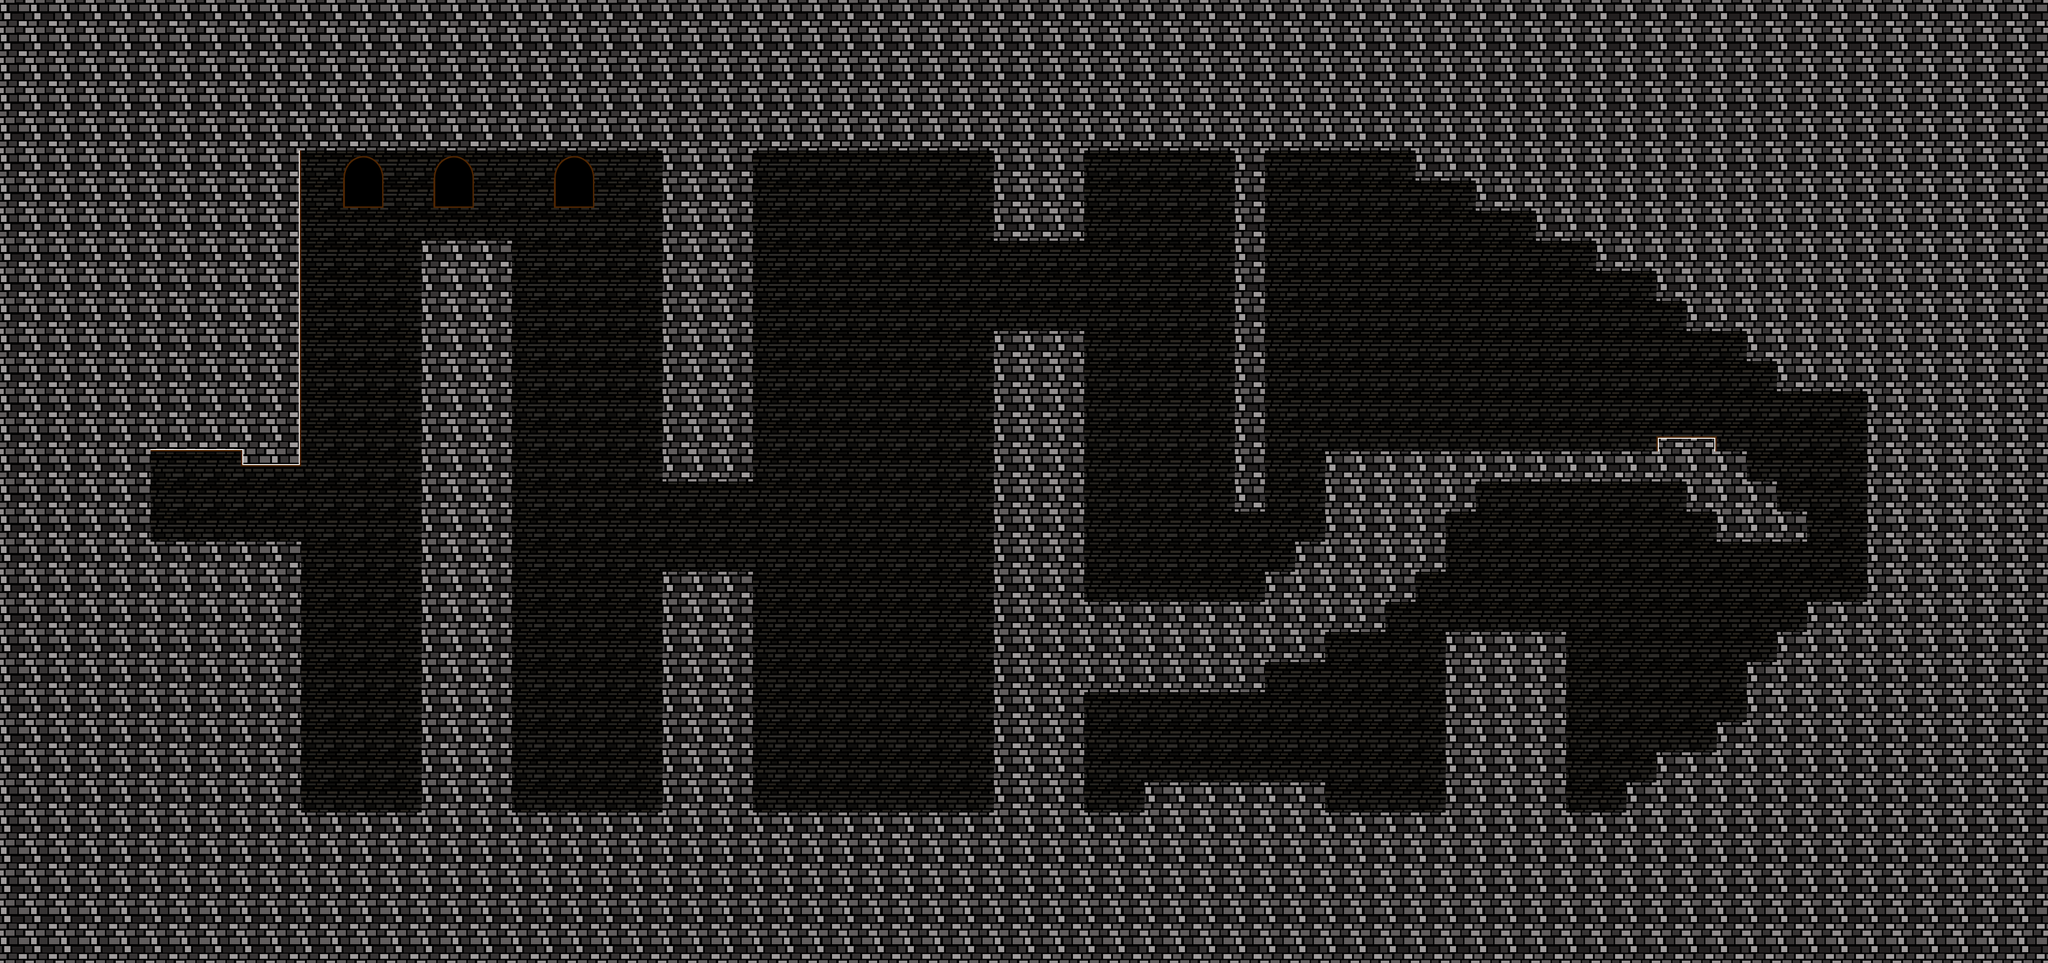

Rendered tile map (Tiled .tmx) drawn with the repository's tilesets; below, a short description and the map source with its tile grids summarised:
An orthogonal 68x32 tile map with 64x64 px tiles, 3 tile layers (fundo, tiles, visual) and 96 objects (13x Spike, 13x Fire Trap, 9x Bear Trap, Player Spawn, Level Info, ...).

<map version="1.0" orientation="orthogonal" width="68" height="32" tilewidth="64" tileheight="64">
 <tileset firstgid="1" name="brick_tiles" tilewidth="64" tileheight="64">
  <image source="../tilesets/brick_tiles.png" width="576" height="512" />
 </tileset>
 <layer name="fundo" width="68" height="32">
  <properties>
   <property name="nocollides" value="true" />
   <property name="tileset" value="brick_tiles" />
  </properties>
  <data>[2176 cells, 2048 non-empty, 5 distinct tile ids]</data>
 </layer>
 <layer name="tiles" width="68" height="32">
  <properties>
   <property name="tileset" value="brick_tiles" />
  </properties>
  <data>[2176 cells, 1396 non-empty, 6 distinct tile ids]</data>
 </layer>
 <objectgroup color="#ff007f" name="playerSpawn" width="68" height="32">
  <object name="Player Spawn" x="384" y="1024" width="128" height="128">
   <properties>
    <property name="type" value="Rogue" />
   </properties>
  </object>
 </objectgroup>
 <objectgroup color="#ffffff" name="floor" width="68" height="32">
  <object x="491" y="1150" height="1" />
  <object x="878" y="505" width="224" height="16" />
  <object x="1393" y="1212" width="223" height="15" />
  <object x="2088" y="700" width="232" height="16" />
  <object x="321" y="1145" width="326" height="15" />
  <object x="2297" y="1267" width="391" height="20" />
  <object x="2688" y="1207" width="68" height="13" />
  <object x="2749" y="1147" width="68" height="9" />
  <object x="2812" y="951" width="714" height="17" />
  <object x="3522" y="921" width="122" height="15" />
  <object x="3648" y="953" width="67" height="12" />
  <object x="3710" y="1014" width="70" height="14" />
  <object x="3775" y="1083" width="64" height="10" />
  <object x="3838" y="1271" width="128" height="15" />
  <object x="3773" y="1340" width="70" height="9" />
  <object x="3710" y="1402" width="67" height="12" />
  <object x="3648" y="1528" width="64" height="16" />
  <object x="3520" y="1592" width="127" height="21" />
  <object x="3457" y="1652" width="60" height="16" />
  <object x="3327" y="1715" width="127" height="20" />
  <object x="3073" y="1331" width="256" height="21" />
  <object x="2813" y="1717" width="260" height="24" />
  <object x="2428" y="1655" width="385" height="21" />
  <object x="2301" y="1716" width="131" height="20" />
 </objectgroup>
 <objectgroup color="#aaf1ff" name="wallGrip" width="68" height="32">
  <object x="629" y="321" width="16" height="644" />
  <object x="889" y="515" width="19" height="1204" />
  <object x="628" y="1169" width="19" height="556" />
  <object x="1075" y="516" width="21" height="1203" />
  <object x="1401" y="319" width="20" height="700" />
  <object x="1401" y="1222" width="21" height="505" />
  <object x="1589" y="1218" width="20" height="520" />
  <object x="1590" y="322" width="20" height="701" />
  <object x="2096" y="327" width="19" height="187" />
  <object x="2096" y="714" width="20" height="829" />
  <object x="2288" y="329" width="15" height="189" />
  <object x="2289" y="713" width="20" height="923" />
  <object x="2615" y="321" width="13" height="764" />
  <object x="2808" y="958" width="14" height="71" />
  <object x="2675" y="319" width="19" height="772" />
  <object x="3313" y="1343" width="23" height="283" />
  <object x="3063" y="1332" width="21" height="292" />
  <object x="3065" y="1091" width="15" height="128" />
 </objectgroup>
 <objectgroup color="#fffad4" name="spikeTraps" width="68" height="32">
  <object name="Spike" x="832" y="960" width="64" height="64">
   <properties>
    <property name="angle" value="-90" />
   </properties>
  </object>
  <object name="Spike" x="1344" y="960" width="64" height="64">
   <properties>
    <property name="angle" value="-90" />
   </properties>
  </object>
  <object name="Spike" x="1088" y="960" width="64" height="64">
   <properties>
    <property name="angle" value="90" />
   </properties>
  </object>
  <object name="Spike" x="640" y="1664" width="64" height="64" />
  <object x="704" y="1664" width="64" height="64" />
  <object x="768" y="1664" width="64" height="64" />
  <object x="832" y="1664" width="64" height="64" />
  <object name="Spike" x="1089" y="1662" width="64" height="64" />
  <object x="1217" y="1662" width="64" height="64" />
  <object x="1153" y="1662" width="64" height="64" />
  <object x="1281" y="1662" width="64" height="64" />
  <object x="1346" y="1662" width="64" height="64" />
  <object x="1862" y="1664" width="64" height="64" />
  <object name="Spike" x="1605" y="1664" width="64" height="64" />
  <object x="1797" y="1664" width="64" height="64" />
  <object x="1669" y="1664" width="64" height="64" />
  <object x="1733" y="1664" width="64" height="64" />
  <object name="Spike" x="1927" y="1664" width="64" height="64" />
  <object x="1991" y="1664" width="64" height="64" />
  <object x="2055" y="1664" width="64" height="64" />
  <object name="Spike" x="3008" y="1664" width="64" height="64" />
  <object name="Spike" x="2944" y="1664" width="64" height="64" />
  <object name="Spike" x="2816" y="1664" width="64" height="64" />
  <object name="Spike" x="2880" y="1664" width="64" height="64" />
  <object name="Spike" x="2368" y="1664" width="64" height="64" />
  <object name="Spike" x="2304" y="1664" width="64" height="64" />
 </objectgroup>
 <layer name="visual" width="68" height="32">
  <properties>
   <property name="nocollides" value="true" />
   <property name="tileset" value="brick_tiles" />
  </properties>
  <data>[2176 cells, 2 non-empty, 2 distinct tile ids]</data>
 </layer>
 <objectgroup name="otherCollidables" width="68" height="32">
  <object x="3521" y="930" width="125" height="36" />
 </objectgroup>
 <objectgroup color="#ff0000" name="fireTraps" width="68" height="32">
  <object name="Fire Trap" x="640" y="1154" width="256" height="50">
   <properties>
    <property name="side" value="left" />
   </properties>
  </object>
  <object name="Fire Trap" x="1608" y="1225" width="257" height="57">
   <properties>
    <property name="side" value="right" />
   </properties>
  </object>
  <object name="Fire Trap" x="1870" y="1228" width="244" height="49">
   <properties>
    <property name="side" value="left" />
   </properties>
  </object>
  <object name="Fire Trap" x="2304" y="704" width="256" height="64">
   <properties>
    <property name="side" value="right" />
    <property name="timeOff" value="3" />
    <property name="timeOn" value="5" />
   </properties>
  </object>
  <object name="Fire Trap" x="2304" y="832" width="256" height="64">
   <properties>
    <property name="delay" value="2" />
    <property name="side" value="right" />
    <property name="timeOff" value="3" />
    <property name="timeOn" value="5" />
   </properties>
  </object>
  <object name="Fire Trap" x="2368" y="768" width="256" height="64">
   <properties>
    <property name="delay" value="1" />
    <property name="side" value="left" />
    <property name="timeOff" value="3" />
    <property name="timeOn" value="5" />
   </properties>
  </object>
  <object name="Fire Trap" x="2368" y="896" width="256" height="64">
   <properties>
    <property name="delay" value="3" />
    <property name="side" value="left" />
    <property name="timeOff" value="3" />
    <property name="timeOn" value="5" />
   </properties>
  </object>
  </objectgroup>
 <objectgroup color="#0000a4" name="levelInfo" width="68" height="32">
  <!-- 1 objects omitted --></objectgroup>
 <objectgroup color="#55007f" name="rogueSpawns" width="68" height="32">
  <!-- 2 objects omitted --></objectgroup>
 <objectgroup color="#005500" name="bearTraps" width="68" height="32">
  <!-- 9 objects omitted --></objectgroup>
 <objectgroup color="#005500" name="end" width="68" height="32">
  <!-- 1 objects omitted --></objectgroup>
</map>
<!-- 19 of 96 objects omitted -->
